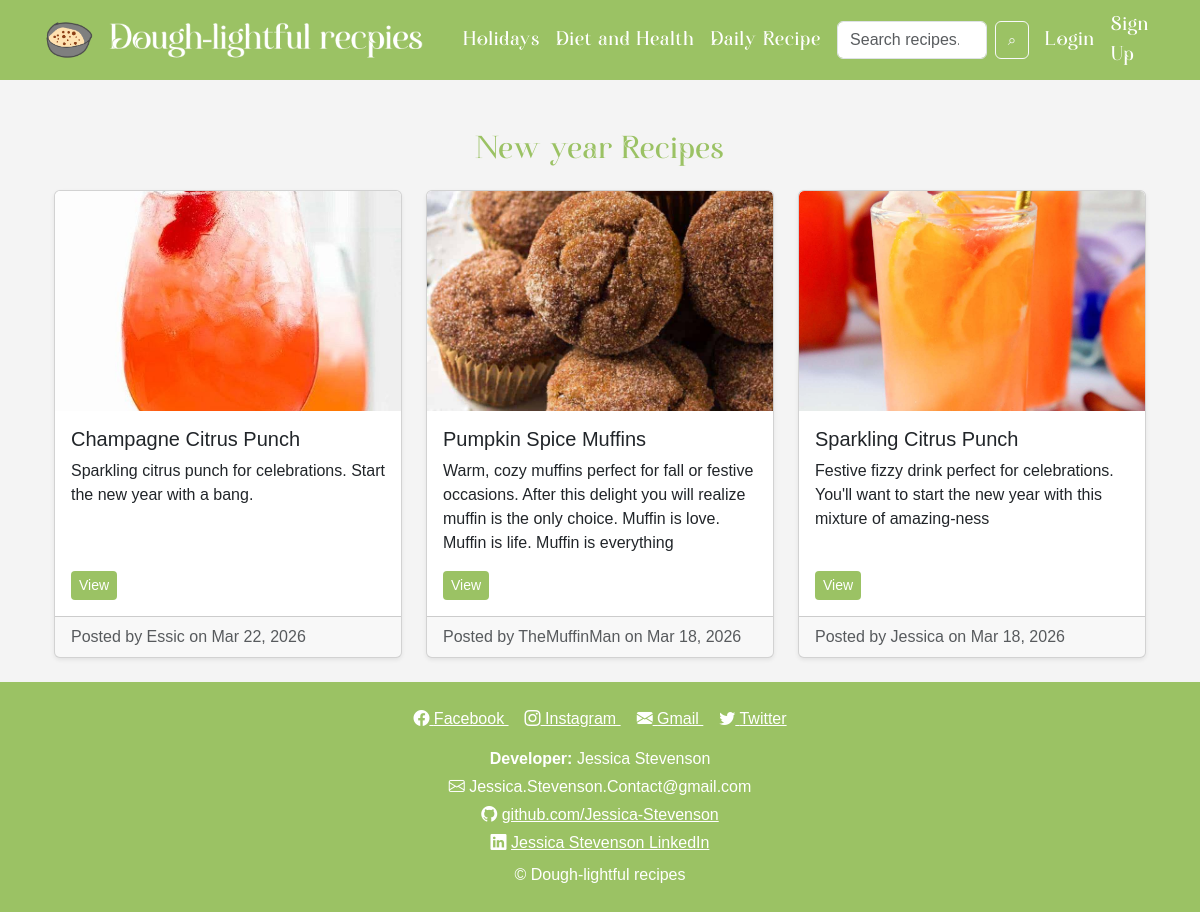
/holidays/?subcategory=new_years, run on the app's committed database.
### recipe/models.py (models this page shows, shortened)
class Recipe(models.Model):
    MAIN_CATEGORIES = [
        ('daily', 'Daily Recipes'),
        ('holiday', 'Holidays'),
        ('health', 'Diet & Health'),
    ]
    SUB_CATEGORIES = [
        ('breakfast', 'Breakfast'),
        ('lunch', 'Lunch'),
        ('dinner', 'Dinner'),
        ('dessert', 'Dessert'),
        ('drinks', 'Drinks'),
        ('new_years', "New Year's"),
        ('mothers_day', "Mother's Day"),
        ('keto', 'Keto'),
        ('vegetarian', 'Vegetarian'),
    ]
    user = models.ForeignKey(User, on_delete=models.CASCADE)
    title = models.CharField(max_length=200)
    description = models.TextField()
    ingredients = models.TextField()
    instructions = models.TextField()
    image = models.ImageField(upload_to='recipes/', blank=True, null=True)
    main_category = models.CharField(max_length=20, choices=MAIN_CATEGORIES)
    sub_category = models.CharField(max_length=20, choices=SUB_CATEGORIES, blank=True, null=True)
    created_at = models.DateTimeField(auto_now_add=True)

### recipe/views.py (the view)
# urls.py: path('holidays/', views.holidays_view, name='holidays'),
def holidays_view(request):
    subcat = request.GET.get('subcategory')
    recipes = Recipe.objects.filter(
        main_category='holiday',
        sub_category=subcat
    ).order_by('-created_at') if subcat else Recipe.objects.filter(main_category='holiday').order_by('-created_at')
    template_name = f'food/holidays/{subcat}.html' if subcat else 'food/holidays/all.html'
    return render(request, template_name, {'recipes': recipes})

### templates/food/holidays/new_years.html (shortened to what this page needs)
{% extends 'base.html' %}
{% load static %}
{% block content %}
<div class="container mt-4">
    <h2 class="mb-4 text-center heading">New year Recipes</h2>
    <div class="row row-cols-1 row-cols-md-3 g-4">
        {% for recipe in recipes %}
        <div class="col">
            <div class="card h-100 shadow-sm">
                {% if recipe.image %}
                <img src="{{ recipe.image.url }}" class="card-img-top" alt="{{ recipe.title }}">
                {% else %}
                <img src="{% static 'recipestatic/Le_Logo.png' %}" class="card-img-top" alt="{{ recipe.title }}">
                {% endif %}
                <div class="card-body d-flex flex-column">
                    <h5 class="card-title">{{ recipe.title }}</h5>
                    <p class="card-text">
                        {{ recipe.description }}
                    </p>
                    <div class="mt-auto d-flex gap-2 flex-wrap">
                        <a href="{% url 'recipe_detail' recipe.id %}"
                        class="btn btn-sm"
                        style="background-color:#9BC264; color:white; border:none;">
                            View
                        </a>
                    </div>
                </div>
                <div class="card-footer text-muted">
                    Posted by {{ recipe.user.username }} on {{ recipe.created_at|date:"M d, Y" }}
                </div>
            </div>
        </div>
        {% empty %}
        <p class="text-center">No new year recipes yet.</p>
        {% endfor %}
    </div>
</div>
{% endblock %}

### recipe/static/recipestatic/style.css (style rules this page uses)
body { background-color: #f4f4f4; font-family: Arial, sans-serif; overflow-x: hidden; }
.heading { font-family: 'Auralyess', sans-serif; color: #9BC264; letter-spacing: 1px; }
.card-img-top { width:100%; height:220px; object-fit:cover; display:block; }
.card { overflow:hidden; }

### data on the page
Recipe: image (picture), title "Champagne Citrus Punch", description "Sparkling citrus punch for celebrations. Start the new year with a bang.", user.username "Essic", created_at "Mar 22, 2026"
Recipe: image (picture), title "Pumpkin Spice Muffins", description "Warm, cozy muffins perfect for fall or festive occasions. After this delight you will realize muffin is the only choice. Muffin is love. Muffin is life. Muffin is everything", user.username "TheMuffinMan", created_at "Mar 18, 2026"
Recipe: image (picture), title "Sparkling Citrus Punch", description "Festive fizzy drink perfect for celebrations. You'll want to start the new year with this mixture of amazing-ness", user.username "Jessica", created_at "Mar 18, 2026"
